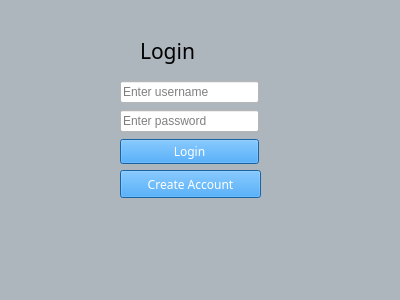
<?xml version="1.0" encoding="UTF-8"?>
<ui version="4.0">
 <class>LoginForm</class>
 <widget class="QWidget" name="LoginForm">
  <property name="geometry">
   <rect>
    <x>0</x>
    <y>0</y>
    <width>400</width>
    <height>300</height>
   </rect>
  </property>
  <property name="windowTitle">
   <string>Login</string>
  </property>
  <property name="styleSheet">
   <string notr="true">background-color: #adb5bd</string>
  </property>
  <widget class="QPushButton" name="b_createacc">
   <property name="geometry">
    <rect>
     <x>120</x>
     <y>170</y>
     <width>141</width>
     <height>28</height>
    </rect>
   </property>
   <property name="font">
    <font>
     <family>OCR A Extended</family>
    </font>
   </property>
   <property name="styleSheet">
    <string notr="true">background-color:#228be6;
color: #fff</string>
   </property>
   <property name="text">
    <string>Create Account</string>
   </property>
  </widget>
  <widget class="QWidget" name="layoutWidget">
   <property name="geometry">
    <rect>
     <x>120</x>
     <y>80</y>
     <width>139</width>
     <height>88</height>
    </rect>
   </property>
   <layout class="QVBoxLayout" name="verticalLayout">
    <item>
     <widget class="QLineEdit" name="le_username">
      <property name="styleSheet">
       <string notr="true">background-color:#fff;
color: #000
</string>
      </property>
      <property name="placeholderText">
       <string>Enter username</string>
      </property>
     </widget>
    </item>
    <item>
     <widget class="QLineEdit" name="le_password">
      <property name="styleSheet">
       <string notr="true">background-color:#fff;
color: #000</string>
      </property>
      <property name="echoMode">
       <enum>QLineEdit::Password</enum>
      </property>
      <property name="placeholderText">
       <string>Enter password</string>
      </property>
     </widget>
    </item>
    <item>
     <widget class="QPushButton" name="b_login">
      <property name="font">
       <font>
        <family>OCR A Extended</family>
       </font>
      </property>
      <property name="styleSheet">
       <string notr="true">background-color:#228be6;
color: #fff</string>
      </property>
      <property name="text">
       <string>Login</string>
      </property>
     </widget>
    </item>
   </layout>
  </widget>
  <widget class="QLabel" name="l_loggedin">
   <property name="geometry">
    <rect>
     <x>60</x>
     <y>230</y>
     <width>281</width>
     <height>31</height>
    </rect>
   </property>
   <property name="font">
    <font>
     <pointsize>14</pointsize>
     <weight>75</weight>
     <bold>true</bold>
    </font>
   </property>
   <property name="text">
    <string/>
   </property>
  </widget>
  <widget class="QLabel" name="label">
   <property name="geometry">
    <rect>
     <x>140</x>
     <y>30</y>
     <width>111</width>
     <height>41</height>
    </rect>
   </property>
   <property name="font">
    <font>
     <family>OCR A Extended</family>
     <pointsize>16</pointsize>
    </font>
   </property>
   <property name="text">
    <string>Login</string>
   </property>
  </widget>
 </widget>
 <resources/>
 <connections/>
</ui>
